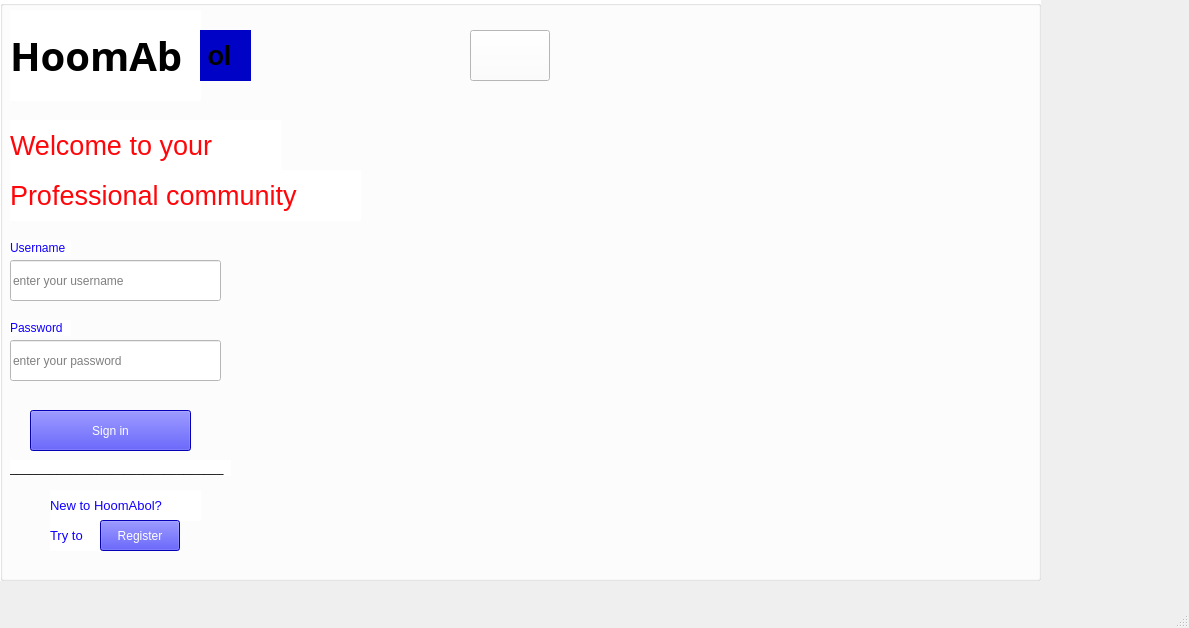
<?xml version="1.0" encoding="UTF-8"?>
<ui version="4.0">
 <class>Signup</class>
 <widget class="QMainWindow" name="Signup">
  <property name="geometry">
   <rect>
    <x>0</x>
    <y>0</y>
    <width>1189</width>
    <height>628</height>
   </rect>
  </property>
  <property name="windowTitle">
   <string>MainWindow</string>
  </property>
  <widget class="QWidget" name="centralwidget">
   <widget class="QGroupBox" name="groupBox">
    <property name="geometry">
     <rect>
      <x>0</x>
      <y>0</y>
      <width>1041</width>
      <height>581</height>
     </rect>
    </property>
    <property name="styleSheet">
     <string notr="true">background-color: rgb(255, 255, 255);</string>
    </property>
    <property name="title">
     <string/>
    </property>
    <widget class="QLabel" name="label_2">
     <property name="geometry">
      <rect>
       <x>10</x>
       <y>10</y>
       <width>191</width>
       <height>91</height>
      </rect>
     </property>
     <property name="font">
      <font>
       <family>Andalus</family>
       <pointsize>30</pointsize>
       <weight>75</weight>
       <bold>true</bold>
      </font>
     </property>
     <property name="styleSheet">
      <string notr="true">color: rgb(0, 0, 0);</string>
     </property>
     <property name="text">
      <string>HoomAb</string>
     </property>
    </widget>
    <widget class="QLabel" name="label_6">
     <property name="geometry">
      <rect>
       <x>200</x>
       <y>30</y>
       <width>51</width>
       <height>51</height>
      </rect>
     </property>
     <property name="font">
      <font>
       <pointsize>20</pointsize>
       <weight>75</weight>
       <bold>true</bold>
      </font>
     </property>
     <property name="styleSheet">
      <string notr="true">background-color: rgb(0, 3, 197);</string>
     </property>
     <property name="text">
      <string> ol</string>
     </property>
    </widget>
    <widget class="QLabel" name="label">
     <property name="geometry">
      <rect>
       <x>10</x>
       <y>120</y>
       <width>271</width>
       <height>51</height>
      </rect>
     </property>
     <property name="font">
      <font>
       <pointsize>20</pointsize>
      </font>
     </property>
     <property name="styleSheet">
      <string notr="true">color: rgb(255, 6, 10);</string>
     </property>
     <property name="text">
      <string>Welcome to your </string>
     </property>
    </widget>
    <widget class="QLabel" name="label_3">
     <property name="geometry">
      <rect>
       <x>10</x>
       <y>170</y>
       <width>351</width>
       <height>51</height>
      </rect>
     </property>
     <property name="font">
      <font>
       <pointsize>20</pointsize>
      </font>
     </property>
     <property name="styleSheet">
      <string notr="true">color: rgb(255, 6, 10);</string>
     </property>
     <property name="text">
      <string>Professional community</string>
     </property>
    </widget>
    <widget class="QLineEdit" name="lineEdit">
     <property name="geometry">
      <rect>
       <x>10</x>
       <y>260</y>
       <width>211</width>
       <height>41</height>
      </rect>
     </property>
     <property name="toolTip">
      <string/>
     </property>
     <property name="placeholderText">
      <string>enter your username</string>
     </property>
    </widget>
    <widget class="QLabel" name="label_4">
     <property name="geometry">
      <rect>
       <x>10</x>
       <y>240</y>
       <width>61</width>
       <height>16</height>
      </rect>
     </property>
     <property name="styleSheet">
      <string notr="true">color: rgb(17, 0, 255);</string>
     </property>
     <property name="text">
      <string>Username</string>
     </property>
    </widget>
    <widget class="QLineEdit" name="lineEdit_2">
     <property name="geometry">
      <rect>
       <x>10</x>
       <y>340</y>
       <width>211</width>
       <height>41</height>
      </rect>
     </property>
     <property name="placeholderText">
      <string>enter your password</string>
     </property>
    </widget>
    <widget class="QLabel" name="label_5">
     <property name="geometry">
      <rect>
       <x>10</x>
       <y>320</y>
       <width>61</width>
       <height>16</height>
      </rect>
     </property>
     <property name="styleSheet">
      <string notr="true">color: rgb(17, 0, 255);</string>
     </property>
     <property name="text">
      <string>Password</string>
     </property>
    </widget>
    <widget class="QPushButton" name="pushButton">
     <property name="geometry">
      <rect>
       <x>30</x>
       <y>410</y>
       <width>161</width>
       <height>41</height>
      </rect>
     </property>
     <property name="styleSheet">
      <string notr="true">background-color: rgb(8, 0, 255);
color: rgb(255, 255, 255);</string>
     </property>
     <property name="text">
      <string>Sign in</string>
     </property>
    </widget>
    <widget class="QPushButton" name="pushButton_5">
     <property name="geometry">
      <rect>
       <x>470</x>
       <y>30</y>
       <width>80</width>
       <height>51</height>
      </rect>
     </property>
     <property name="font">
      <font>
       <weight>50</weight>
       <bold>false</bold>
      </font>
     </property>
     <property name="styleSheet">
      <string notr="true">image: url(:/new/prefix1/Spalsh-imge3.png);</string>
     </property>
     <property name="text">
      <string/>
     </property>
    </widget>
    <widget class="QLabel" name="label_7">
     <property name="geometry">
      <rect>
       <x>50</x>
       <y>490</y>
       <width>151</width>
       <height>31</height>
      </rect>
     </property>
     <property name="font">
      <font>
       <pointsize>10</pointsize>
      </font>
     </property>
     <property name="styleSheet">
      <string notr="true">color: rgb(17, 0, 255);</string>
     </property>
     <property name="text">
      <string>New to HoomAbol?</string>
     </property>
    </widget>
    <widget class="QLabel" name="label_8">
     <property name="geometry">
      <rect>
       <x>50</x>
       <y>520</y>
       <width>51</width>
       <height>31</height>
      </rect>
     </property>
     <property name="font">
      <font>
       <pointsize>10</pointsize>
      </font>
     </property>
     <property name="styleSheet">
      <string notr="true">color: rgb(17, 0, 255);</string>
     </property>
     <property name="text">
      <string>Try to</string>
     </property>
    </widget>
    <widget class="QPushButton" name="pushButton_2">
     <property name="geometry">
      <rect>
       <x>100</x>
       <y>520</y>
       <width>80</width>
       <height>31</height>
      </rect>
     </property>
     <property name="styleSheet">
      <string notr="true">background-color: rgb(8, 0, 255);
color: rgb(255, 255, 255);</string>
     </property>
     <property name="text">
      <string>Register</string>
     </property>
    </widget>
    <widget class="QLabel" name="label_9">
     <property name="geometry">
      <rect>
       <x>10</x>
       <y>460</y>
       <width>221</width>
       <height>16</height>
      </rect>
     </property>
     <property name="styleSheet">
      <string notr="true">color: rgb(0, 0, 0);</string>
     </property>
     <property name="text">
      <string>________________________________</string>
     </property>
    </widget>
   </widget>
  </widget>
  <widget class="QMenuBar" name="menubar">
   <property name="geometry">
    <rect>
     <x>0</x>
     <y>0</y>
     <width>1189</width>
     <height>25</height>
    </rect>
   </property>
  </widget>
  <widget class="QStatusBar" name="statusbar"/>
 </widget>
 <resources/>
 <connections/>
</ui>
